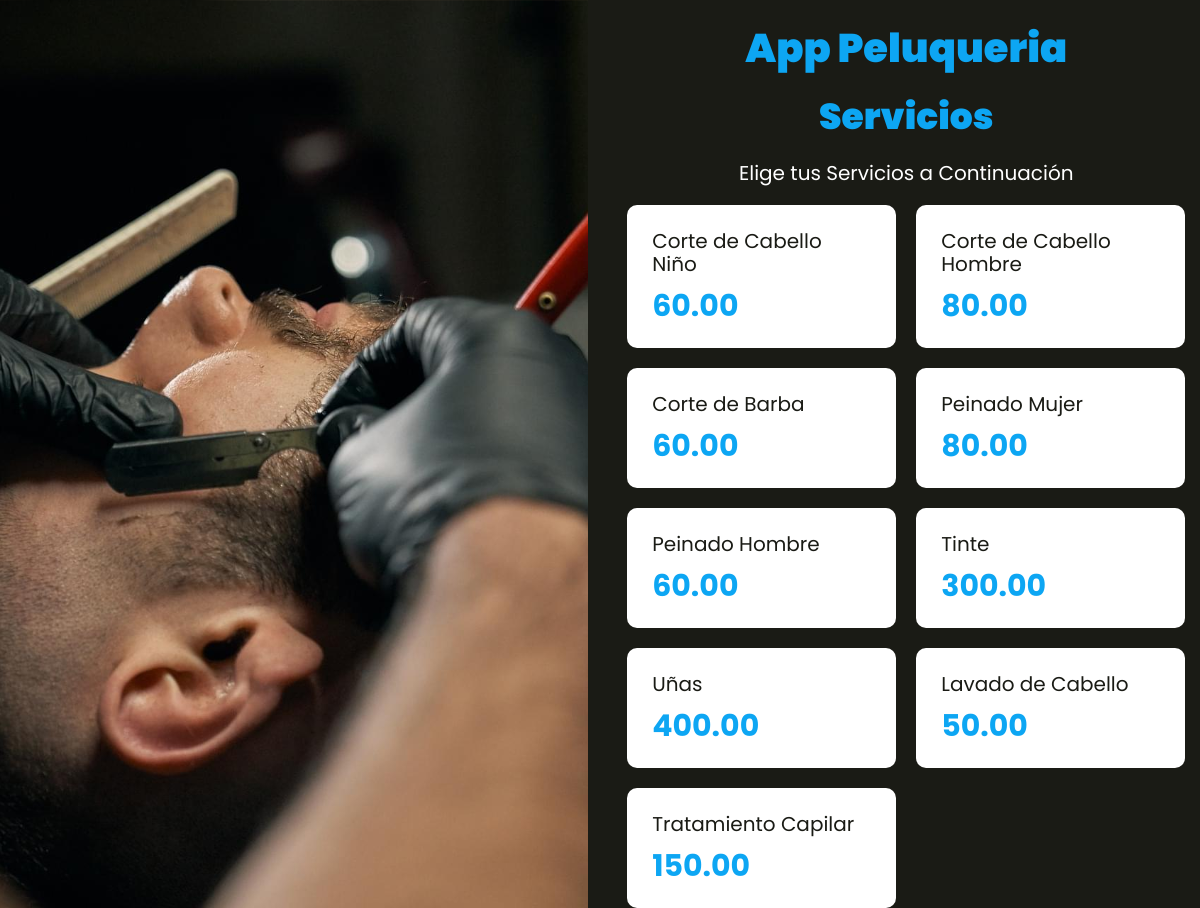
The page / on the database its author committed.
### tables this page shows
CREATE TABLE `servicios` (
  `id` int(11) NOT NULL,
  `nombre` varchar(60) NOT NULL,
  `precio` decimal(5,2) NOT NULL
);

### includes/funciones.php (called while the page is built)
<?php
function obtener_servicios()
{
    try {
        require 'database.php';
        $query_statement = "SELECT * FROM servicios";
        $query = mysqli_query($db_connection, $query_statement);
        return $query;
    } catch (mysqli_sql_exception $e) {
        echo '<pre>';
        var_dump($e);
        echo '</pre>';
    } finally {
        mysqli_close($db_connection);
    }
}

### index.php (the view, shortened to what this page needs)
<?php
require 'includes/funciones.php';
$query = obtener_servicios();
?>
<!DOCTYPE html>
<html lang="es">
<head>
    <link rel="stylesheet" href="build/css/app.css">
</head>
<body>
    <div class="contenedor-estetica">
        <div class="imagen"></div>
        <div class="app">
            <header class="header">
                <h1>App Peluqueria</h1>
            </header>
            <div class="seccion">
                <h2>Servicios</h2>
                <p class="text-center">Elige tus Servicios a Continuación</p>
                <div id="servicios" class="listado-servicios">
                    <?php
                    while ($servicio = mysqli_fetch_assoc($query)) { ?>
                        <div class="servicio">
                            <p class="nombre-servicio"><?php echo $servicio['nombre']; ?></p>
                            <p class="precio-servicio"><?php echo $servicio['precio']; ?></p>
                        </div>
                    <?php } ?>
                </div>
            </div>
        </div>
    </div>
</body>
</html>

### build/css/app.css (style rules this page uses)
html { -webkit-text-size-adjust:100%;line-height:1.15 }
body { margin:0 }
h1 { font-size:2em;margin:.67em 0 }
.text-center { text-align:center }
html { box-sizing:border-box;font-size:62.5% }
*,:after,:before { box-sizing:inherit }
body { font-family:Poppins,sans-serif;font-size:1.6rem }
p { color:#fff;font-size:2rem }
h1,h2,h3 { color:#0da6f3;font-family:Poppins,sans-serif;font-weight:900;margin:0 0 2.5rem;text-align:center }
h1 { font-size:4rem }
h2 { font-size:3.6rem }
body { background-color:#1a1b15 }
@media (min-width:768px) { .contenedor-estetica { display:grid;gap:2.5rem;grid-template-columns:repeat(2,1fr);height:100vh } }
.contenedor-estetica .imagen { background-image:url(../img/1.jpg);background-position:50%;background-size:cover;height:30rem }
@media (min-width:768px) { .contenedor-estetica .imagen { height:auto } }
.app { margin:0 auto;padding-top:2.5rem;width:95% }
.app .seccion { margin-top:2.5rem }
@media (min-width:768px) { .listado-servicios { display:grid;gap:2rem;grid-template-columns:repeat(2,1fr) } }
.listado-servicios .servicio { background-color:#fff;border-radius:1rem;margin-bottom:2rem;padding:2.5rem }
@media (min-width:768px) { .listado-servicios .servicio { margin-bottom:0 } }
.listado-servicios .servicio p { margin:0 0 1.25rem }
.listado-servicios .servicio .nombre-servicio { color:#1a1b15 }
.listado-servicios .servicio .precio-servicio { color:#0da6f3;font-size:3rem;font-weight:700;margin:0 }

### rows shown on the page
servicios: nombre "Corte de Cabello Niño", precio "60.00"
servicios: nombre "Corte de Cabello Hombre", precio "80.00"
servicios: nombre "Corte de Barba", precio "60.00"
servicios: nombre "Peinado Mujer", precio "80.00"
servicios: nombre "Peinado Hombre", precio "60.00"
servicios: nombre "Tinte", precio "300.00"
servicios: nombre "Uñas", precio "400.00"
servicios: nombre "Lavado de Cabello", precio "50.00"
servicios: nombre "Tratamiento Capilar", precio "150.00"
